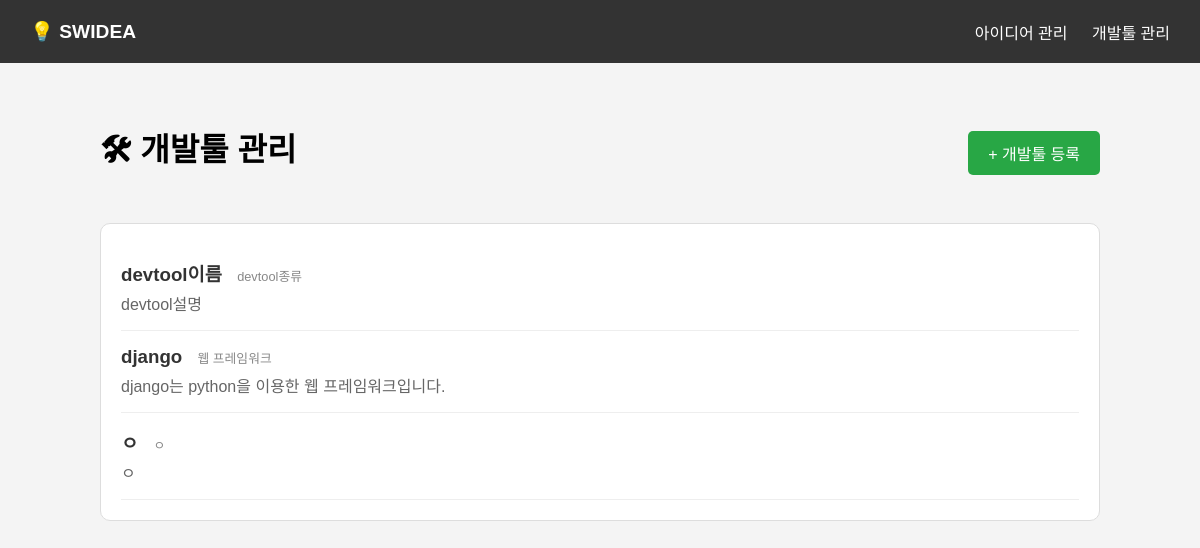
/devtool/, run on the app's committed database.
### server/models.py (models this page shows, shortened)
class DevTool(models.Model):
    name = models.CharField(max_length=50, verbose_name="이름")
    kind = models.CharField(max_length=50, verbose_name="종류")
    content = models.TextField(verbose_name="개발툴 설명")

### server/views.py (the view)
# urls.py: path('devtool/', views.devtool_list, name='devtool_list'),
def devtool_list(request):
    devtools = DevTool.objects.all()
    context = {'devtools': devtools}
    return render(request, 'server/devtool_list.html', context)

### server/templates/server/devtool_list.html
{% extends 'server/base.html' %}
{% block content %}
<div class="container">
    <div style="display: flex; justify-content: space-between; align-items: center; margin-bottom: 20px;">
        <h1>🛠 개발툴 관리</h1>
        <a href="{% url 'server:devtool_create' %}" style="background: #28a745; color: white; padding: 10px 20px; text-decoration: none; border-radius: 5px;">+ 개발툴 등록</a>
    </div>
    <div style="background: white; border: 1px solid #ddd; border-radius: 10px; padding: 20px;">
        {% for devtool in devtools %}
            <div style="border-bottom: 1px solid #eee; padding: 15px 0;">
                <h3 style="margin: 0;">
                    <a href="{% url 'server:devtool_detail' devtool.pk %}" style="text-decoration: none; color: #333;">
                        {{ devtool.name }}
                    </a>
                    <span style="font-size: 0.8rem; color: #888; font-weight: normal; margin-left: 10px;">{{ devtool.kind }}</span>
                </h3>
                <p style="color: #666; margin: 5px 0 0 0;">{{ devtool.content|truncatechars:50 }}</p>
            </div>
        {% empty %}
            <p>등록된 개발툴이 없습니다.</p>
        {% endfor %}
    </div>
</div>
{% endblock %}

### server/templates/server/base.html (style rules this page uses)
body { margin: 0; padding: 0; font-family: sans-serif; background-color: #f4f4f4; }

### data on the page
DevTool: name "devtool이름", kind "devtool종류", content "devtool설명"
DevTool: name "django", kind "웹 프레임워크", content "django는 python을 이용한 웹 프레임워크입니다."
DevTool: name "ㅇ", kind "ㅇ", content "ㅇ"
